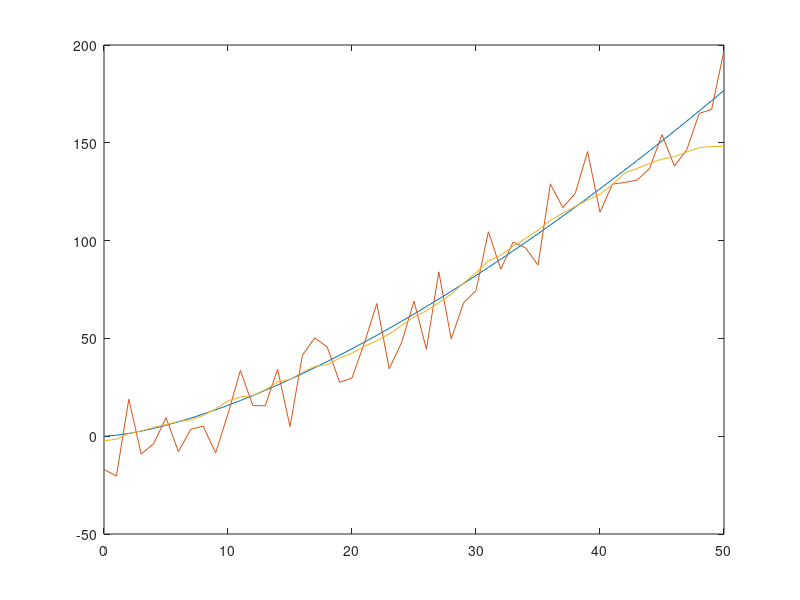

This figure's MATLAB source:
  x = [0];
  y = [0];
  windowSize = [8, 5];


% graph initial function
for i = 1:50
  x = [x; i];
  y = [y; i ^ 1.5 * .5];
endfor
plot(x, y);
hold on;

% graph salted data
index = 1
while(index <= length(x))
 y(index) = y(index) + (rand * 50 - 25);
 index = index + 1;
endwhile

plot(x, y)

% graph smoothed function
index = 1;
windowIndex = 1;
while(windowIndex <= length(windowSize))
  while(index <= length(x))
    avg = 0;
    sum = 0;

    leftWindow = min(windowSize(windowIndex), index - 1);
    subIndex = 1;
    while (subIndex <= leftWindow)
      sum = sum + y(index - subIndex);
      subIndex = subIndex + 1;
      avg = avg + 1;
    endwhile

    rightWindow = min(windowSize(windowIndex), length(x) - index);
    subIndex = 1;
    while (subIndex <= rightWindow)
      sum = sum + y(index + subIndex);
      subIndex = subIndex + 1;
      avg = avg + 1;
    endwhile

    sum = sum + y(index);
    avg = avg + 1;

    if avg > 0
      y(index) = sum / avg;
    endif

    index = index + 1;
  endwhile
  windowIndex = windowIndex + 1;
endwhile

plot(x, y);

hold off;

